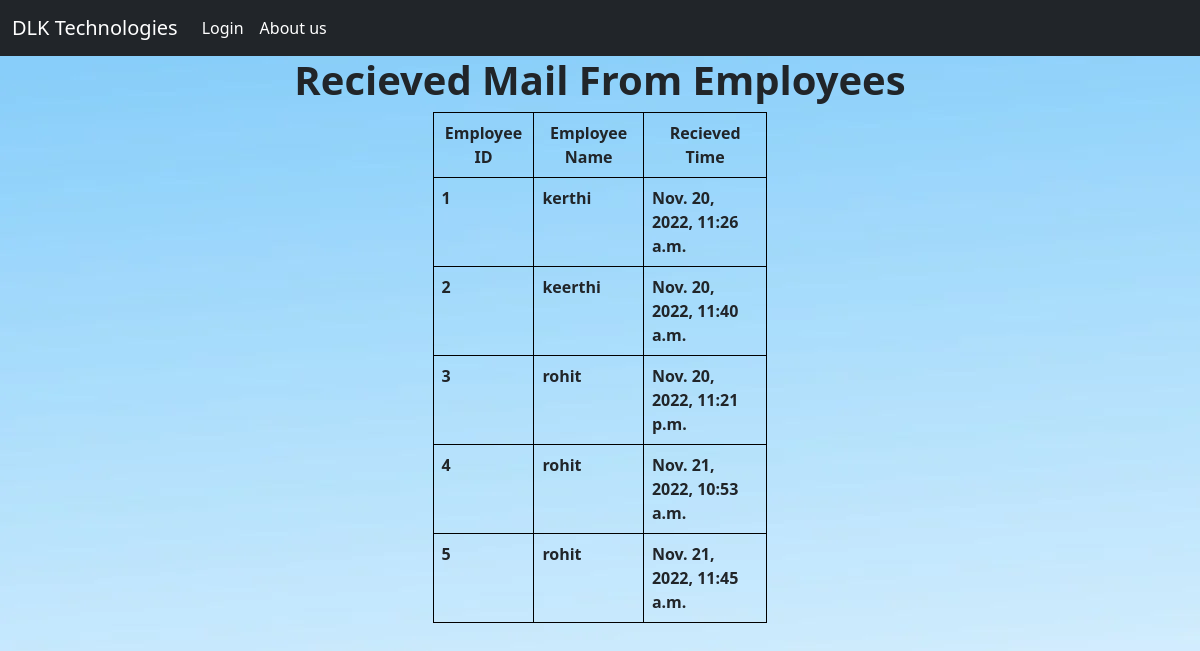
/feedback_list/, run on an earlier commit of the app's database.
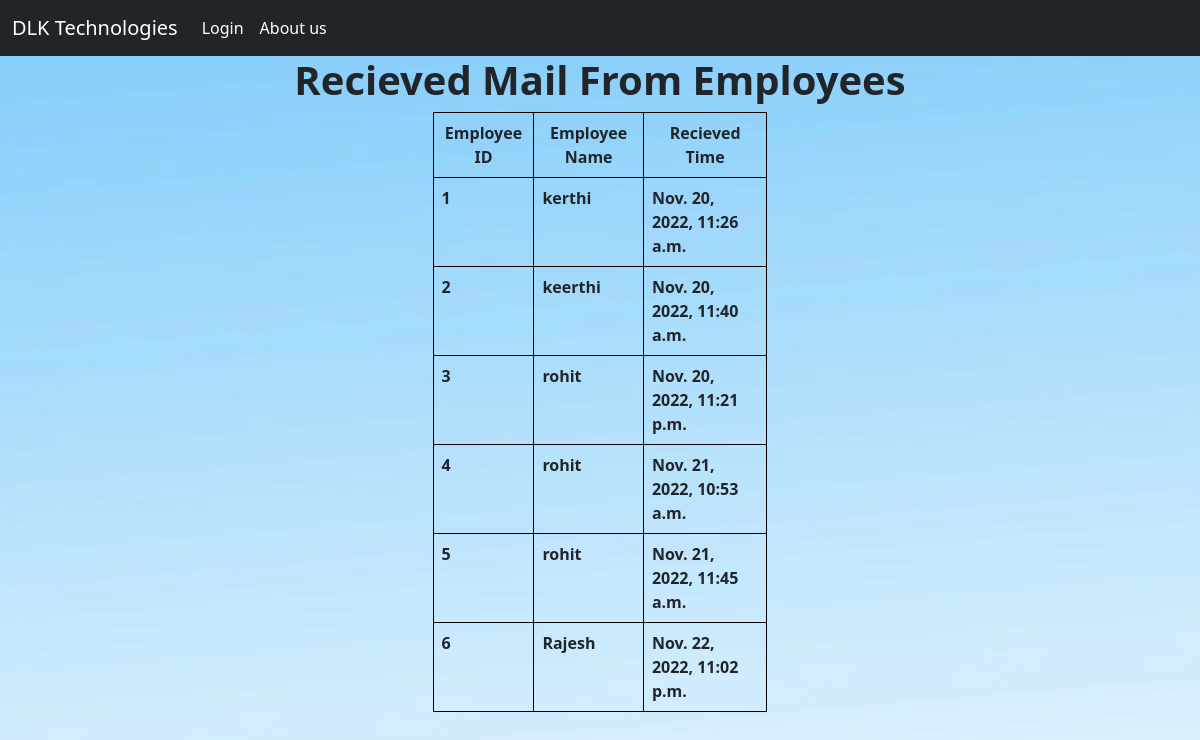
And on a later commit of the database.
### employe/models.py (models this page shows)
class FeedBack(models.Model):
    name = models.CharField(max_length=120)
    role = models.CharField(choices=EMPLOYE_ROLE,max_length=120)
    comments = models.TextField()
    sent_time = models.DateTimeField(blank=True,null=True,default=timezone.now())
    def __str__(self):
        return self.name

### employe/views.py (the view)
# urls.py: path("feedback_list/",FeedBackList.as_view(),name='feedback_list'),
class FeedBackList(ListView):
    context_object_name = 'feedback_list'
    model = FeedBack
    template_name = 'feedbacklist.html'

### template/feedbacklist.html (shortened to what this page needs)
{% extends 'base.html' %}
{%load static%}
{% block body %}
<div class="container">
    <h1 style="text-align: center;"><b>Recieved Mail From Employees</b></h1>
    <div class="d-flex justify-content-center">
            <table class="table" style="width: 30%;">
            <tr>
                    <th scope="col" style="text-align: center;">Employee ID</th>
                    <th scope="col" style="text-align: center;">Employee Name</th>
                    <th scope="col" style="text-align: center;">Recieved Time</th>
            </tr>
            {% for i in feedback_list%}
            <tr>
                <td><a class="nav-link" href="{% url 'employe:feedback_detail' i.id  %}"  ><b>{{i.id}}</b></a></td>
                <td><a class="nav-link" href="{% url 'employe:feedback_detail' i.id  %}"  ><b>{{i}}</b></a></td>
                <td><a class="nav-link" href="{% url 'employe:feedback_detail' i.id  %}"  ><b>{{i.sent_time}}</b></a></td>
            </tr>
            {% endfor %}
            </table>
</div>
</div>
{% endblock %}

What changed in the data, as far as the page shows it:
added FeedBack: id "6", name "Rajesh", sent_time "Nov. 22, 2022, 11:02 p.m."
